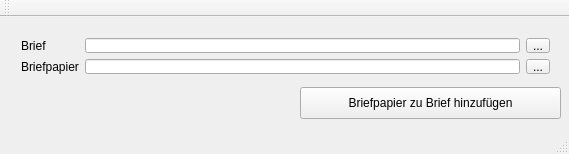
<?xml version="1.0" encoding="UTF-8"?>
<ui version="4.0">
 <class>MainWindow</class>
 <widget class="QMainWindow" name="MainWindow">
  <property name="geometry">
   <rect>
    <x>0</x>
    <y>0</y>
    <width>569</width>
    <height>154</height>
   </rect>
  </property>
  <property name="windowTitle">
   <string>MainWindow</string>
  </property>
  <widget class="QWidget" name="centralWidget">
   <widget class="QPushButton" name="generate">
    <property name="geometry">
     <rect>
      <x>300</x>
      <y>70</y>
      <width>261</width>
      <height>32</height>
     </rect>
    </property>
    <property name="text">
     <string>Briefpapier zu Brief hinzufügen</string>
    </property>
   </widget>
   <widget class="QWidget" name="layoutWidget">
    <property name="geometry">
     <rect>
      <x>10</x>
      <y>10</y>
      <width>551</width>
      <height>58</height>
     </rect>
    </property>
    <layout class="QGridLayout" name="gridLayout">
     <item row="0" column="0">
      <widget class="QLabel" name="labelLetter">
       <property name="text">
        <string>Brief</string>
       </property>
      </widget>
     </item>
     <item row="0" column="1">
      <widget class="QLineEdit" name="lineLetter">
       <property name="readOnly">
        <bool>true</bool>
       </property>
      </widget>
     </item>
     <item row="0" column="2">
      <widget class="QToolButton" name="toolLetter">
       <property name="text">
        <string>...</string>
       </property>
      </widget>
     </item>
     <item row="1" column="0">
      <widget class="QLabel" name="labelStationery">
       <property name="text">
        <string>Briefpapier</string>
       </property>
      </widget>
     </item>
     <item row="1" column="1">
      <widget class="QLineEdit" name="lineStationery">
       <property name="readOnly">
        <bool>true</bool>
       </property>
      </widget>
     </item>
     <item row="1" column="2">
      <widget class="QToolButton" name="toolStationery">
       <property name="text">
        <string>...</string>
       </property>
      </widget>
     </item>
    </layout>
   </widget>
  </widget>
  <widget class="QMenuBar" name="menuBar">
   <property name="geometry">
    <rect>
     <x>0</x>
     <y>0</y>
     <width>569</width>
     <height>22</height>
    </rect>
   </property>
  </widget>
  <widget class="QToolBar" name="mainToolBar">
   <attribute name="toolBarArea">
    <enum>TopToolBarArea</enum>
   </attribute>
   <attribute name="toolBarBreak">
    <bool>false</bool>
   </attribute>
  </widget>
  <widget class="QStatusBar" name="statusBar"/>
 </widget>
 <layoutdefault spacing="6" margin="11"/>
 <resources/>
 <connections/>
</ui>
